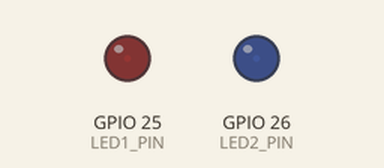
This program was run on a simulated ESP32. On the bench: output pins drawn as LEDs (lit = HIGH). What the program prints to the serial monitor is not drawn.

Above: at 0.05 s.
At 2.55 s:
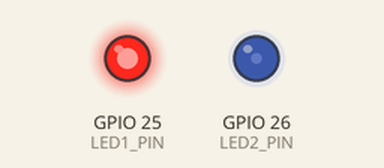
At 3.1 s:
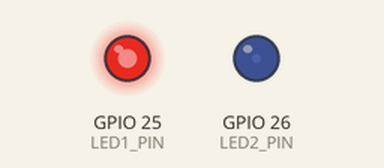
At 5.1 s:
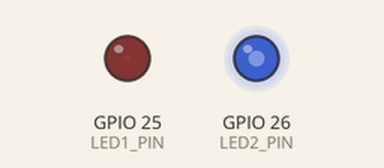
Timing chart, 0 to 6.7 s (numbered marks = the images above):
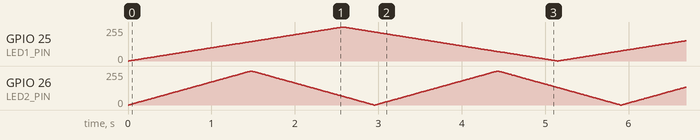

The program:

main.cpp
```cpp
/*
 * Homework 2 - Task 1: Dual-LED fading with different PWM frequencies
 * LED1: GPIO25 @ 1 kHz    LED2: GPIO26 @ 5 kHz    10-bit resolution
 * Works with Arduino-ESP32 core 2.x (your 2.0.17) and 3.x.
 */
#include <Arduino.h>

const int LED1_PIN = 25;
const int LED2_PIN = 26;
const uint32_t LED1_FREQ = 1000;   // Hz
const uint32_t LED2_FREQ = 5000;   // Hz
const uint8_t  PWM_RES   = 10;     // bits -> duty 0..1023
const uint32_t DUTY_MAX  = (1UL << PWM_RES) - 1;

// Channels 0/1 share timer 0 and 2/3 share timer 1, so use 0 and 2
const int LED1_CH = 0;
const int LED2_CH = 2;

// Kept global so Task 2 can display them
uint32_t duty1 = 0, duty2 = 0;
int dir1 = 1, dir2 = 1;
const int STEP1 = 4;   // LED1 fades slower
const int STEP2 = 7;   // LED2 fades faster

unsigned long previousMillis = 0;
const unsigned long FADE_INTERVAL = 10;   // ms between fade steps

void pwmInit() {
#if ESP_ARDUINO_VERSION_MAJOR >= 3
  ledcAttachChannel(LED1_PIN, LED1_FREQ, PWM_RES, LED1_CH);
  ledcAttachChannel(LED2_PIN, LED2_FREQ, PWM_RES, LED2_CH);
#else
  ledcSetup(LED1_CH, LED1_FREQ, PWM_RES);
  ledcSetup(LED2_CH, LED2_FREQ, PWM_RES);
  ledcAttachPin(LED1_PIN, LED1_CH);
  ledcAttachPin(LED2_PIN, LED2_CH);
#endif
}

void pwmWriteDuty(int pin, int ch, uint32_t duty) {
#if ESP_ARDUINO_VERSION_MAJOR >= 3
  ledcWrite(pin, duty);
#else
  ledcWrite(ch, duty);
#endif
}

void stepFade(uint32_t &duty, int &dir, int step) {
  long next = (long)duty + dir * step;
  if (next >= (long)DUTY_MAX) { next = DUTY_MAX; dir = -1; }
  if (next <= 0)              { next = 0;        dir = 1;  }
  duty = (uint32_t)next;
}

void setup() {
  Serial.begin(115200);
  pwmInit();
}

void loop() {
  unsigned long now = millis();
  if (now - previousMillis >= FADE_INTERVAL) {
    previousMillis = now;

    stepFade(duty1, dir1, STEP1);
    stepFade(duty2, dir2, STEP2);
    pwmWriteDuty(LED1_PIN, LED1_CH, duty1);
    pwmWriteDuty(LED2_PIN, LED2_CH, duty2);

    Serial.printf("LED1 %3lu%% @%luHz | LED2 %3lu%% @%luHz\n",
                  duty1 * 100UL / DUTY_MAX, LED1_FREQ,
                  duty2 * 100UL / DUTY_MAX, LED2_FREQ);
  }
}
```
